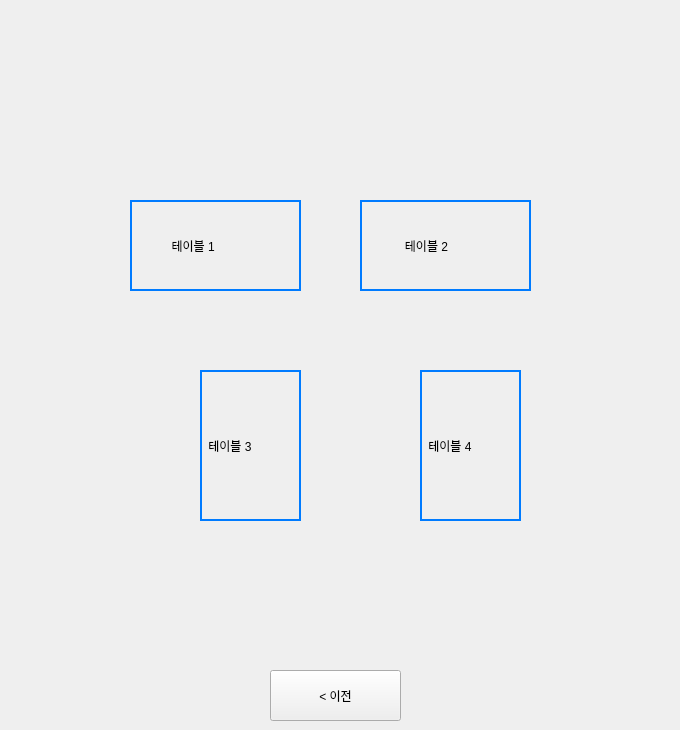
    <widget class="QWidget" name="page_11">
     <widget class="QLabel" name="label_27">
      <property name="geometry">
       <rect>
        <x>130</x>
        <y>200</y>
        <width>171</width>
        <height>91</height>
       </rect>
      </property>
      <property name="styleSheet">
       <string notr="true">border: 2px solid #007bff; /* 파란색 테두리 */</string>
      </property>
      <property name="text">
       <string>           테이블 1</string>
      </property>
     </widget>
     <widget class="QLabel" name="label_31">
      <property name="geometry">
       <rect>
        <x>0</x>
        <y>20</y>
        <width>671</width>
        <height>631</height>
       </rect>
      </property>
      <property name="text">
       <string/>
      </property>
      <property name="pixmap">
       <pixmap>../Downloads/Group 53.png</pixmap>
      </property>
      <property name="scaledContents">
       <bool>true</bool>
      </property>
     </widget>
     <widget class="QLabel" name="label_29">
      <property name="geometry">
       <rect>
        <x>200</x>
        <y>370</y>
        <width>101</width>
        <height>151</height>
       </rect>
      </property>
      <property name="styleSheet">
       <string notr="true">border: 2px solid #007bff; /* 파란색 테두리 */</string>
      </property>
      <property name="text">
       <string> 테이블 3</string>
      </property>
     </widget>
     <widget class="QPushButton" name="pushButton_23">
      <property name="geometry">
       <rect>
        <x>270</x>
        <y>670</y>
        <width>131</width>
        <height>51</height>
       </rect>
      </property>
      <property name="text">
       <string>&lt; 이전</string>
      </property>
     </widget>
     <widget class="QLabel" name="label_28">
      <property name="geometry">
       <rect>
        <x>360</x>
        <y>200</y>
        <width>171</width>
        <height>91</height>
       </rect>
      </property>
      <property name="styleSheet">
       <string notr="true">border: 2px solid #007bff; /* 파란색 테두리 */</string>
      </property>
      <property name="text">
       <string>            테이블 2</string>
      </property>
     </widget>
     <widget class="QLabel" name="label_30">
      <property name="geometry">
       <rect>
        <x>420</x>
        <y>370</y>
        <width>101</width>
        <height>151</height>
       </rect>
      </property>
      <property name="styleSheet">
       <string notr="true">border: 2px solid #007bff; /* 파란색 테두리 */</string>
      </property>
      <property name="text">
       <string> 테이블 4</string>
      </property>
     </widget>
     <zorder>label_31</zorder>
     <zorder>label_27</zorder>
     <zorder>label_29</zorder>
     <zorder>pushButton_23</zorder>
     <zorder>label_28</zorder>
     <zorder>label_30</zorder>
    </widget>
